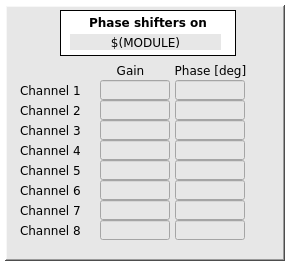
<?xml version="1.0" encoding="UTF-8"?>
<ui version="4.0">
 <class>MainWindow</class>
 <widget class="QMainWindow" name="MainWindow">
  <property name="geometry">
   <rect>
    <x>0</x>
    <y>0</y>
    <width>290</width>
    <height>265</height>
   </rect>
  </property>
  <property name="font">
   <font>
    <family>DejaVu Sans</family>
   </font>
  </property>
  <property name="windowTitle">
   <string>$(MODULE)</string>
  </property>
  <property name="styleSheet">
   <string notr="true">background-color: rgb(255, 255, 255);</string>
  </property>
  <property name="Title" stdset="0">
   <string>$(MODULE) input phase shifters</string>
  </property>
  <widget class="QWidget" name="centralwidget">
   <widget class="caFrame" name="caframe_6">
    <property name="geometry">
     <rect>
      <x>5</x>
      <y>5</y>
      <width>280</width>
      <height>256</height>
     </rect>
    </property>
    <property name="font">
     <font>
      <family>DejaVu Sans</family>
     </font>
    </property>
    <property name="styleSheet">
     <string notr="true">background-color: rgb(231, 231, 231);</string>
    </property>
    <property name="frameShape">
     <enum>QFrame::WinPanel</enum>
    </property>
    <property name="frameShadow">
     <enum>QFrame::Raised</enum>
    </property>
    <property name="lineWidth">
     <number>1</number>
    </property>
    <property name="midLineWidth">
     <number>1</number>
    </property>
    <property name="background">
     <color>
      <red>0</red>
      <green>0</green>
      <blue>0</blue>
     </color>
    </property>
    <property name="backgroundMode">
     <enum>caFrame::Filled</enum>
    </property>
    <widget class="QLabel" name="label_31">
     <property name="geometry">
      <rect>
       <x>55</x>
       <y>5</y>
       <width>176</width>
       <height>46</height>
      </rect>
     </property>
     <property name="font">
      <font>
       <family>DejaVu Sans</family>
       <weight>75</weight>
       <bold>true</bold>
      </font>
     </property>
     <property name="styleSheet">
      <string notr="true">background-color: rgb(255, 255, 255);</string>
     </property>
     <property name="frameShape">
      <enum>QFrame::Box</enum>
     </property>
     <property name="text">
      <string>Phase shifters on</string>
     </property>
     <property name="alignment">
      <set>Qt::AlignHCenter|Qt::AlignTop</set>
     </property>
    </widget>
    <widget class="caTextEntry" name="catextentry_28">
     <property name="geometry">
      <rect>
       <x>170</x>
       <y>215</y>
       <width>70</width>
       <height>20</height>
      </rect>
     </property>
     <property name="alignment">
      <set>Qt::AlignRight|Qt::AlignTrailing|Qt::AlignVCenter</set>
     </property>
     <property name="channel" stdset="0">
      <string notr="true">$(MODULE):ch8:phase</string>
     </property>
     <property name="background">
      <color>
       <red>255</red>
       <green>255</green>
       <blue>255</blue>
      </color>
     </property>
     <property name="colorMode">
      <enum>caLineEdit::Static</enum>
     </property>
     <property name="precision">
      <number>2</number>
     </property>
     <property name="precisionMode">
      <enum>caLineEdit::User</enum>
     </property>
    </widget>
    <widget class="QLabel" name="label_59">
     <property name="geometry">
      <rect>
       <x>95</x>
       <y>55</y>
       <width>61</width>
       <height>20</height>
      </rect>
     </property>
     <property name="font">
      <font>
       <family>DejaVu Sans</family>
       <pointsize>9</pointsize>
       <weight>50</weight>
       <bold>false</bold>
      </font>
     </property>
     <property name="text">
      <string>Gain</string>
     </property>
     <property name="alignment">
      <set>Qt::AlignCenter</set>
     </property>
    </widget>
    <widget class="caTextEntry" name="catextentry_25">
     <property name="geometry">
      <rect>
       <x>95</x>
       <y>195</y>
       <width>70</width>
       <height>20</height>
      </rect>
     </property>
     <property name="alignment">
      <set>Qt::AlignRight|Qt::AlignTrailing|Qt::AlignVCenter</set>
     </property>
     <property name="channel" stdset="0">
      <string notr="true">$(MODULE):ch7:amplitude</string>
     </property>
     <property name="background">
      <color>
       <red>255</red>
       <green>255</green>
       <blue>255</blue>
      </color>
     </property>
     <property name="colorMode">
      <enum>caLineEdit::Static</enum>
     </property>
     <property name="precision">
      <number>2</number>
     </property>
     <property name="precisionMode">
      <enum>caLineEdit::User</enum>
     </property>
    </widget>
    <widget class="caTextEntry" name="catextentry_20">
     <property name="geometry">
      <rect>
       <x>170</x>
       <y>115</y>
       <width>70</width>
       <height>20</height>
      </rect>
     </property>
     <property name="alignment">
      <set>Qt::AlignRight|Qt::AlignTrailing|Qt::AlignVCenter</set>
     </property>
     <property name="channel" stdset="0">
      <string notr="true">$(MODULE):ch3:phase</string>
     </property>
     <property name="background">
      <color>
       <red>255</red>
       <green>255</green>
       <blue>255</blue>
      </color>
     </property>
     <property name="colorMode">
      <enum>caLineEdit::Static</enum>
     </property>
     <property name="precision">
      <number>2</number>
     </property>
     <property name="precisionMode">
      <enum>caLineEdit::User</enum>
     </property>
    </widget>
    <widget class="QLabel" name="label_61">
     <property name="geometry">
      <rect>
       <x>15</x>
       <y>155</y>
       <width>80</width>
       <height>20</height>
      </rect>
     </property>
     <property name="font">
      <font>
       <family>DejaVu Sans</family>
       <pointsize>9</pointsize>
      </font>
     </property>
     <property name="text">
      <string>Channel 5</string>
     </property>
     <property name="alignment">
      <set>Qt::AlignLeading|Qt::AlignLeft|Qt::AlignVCenter</set>
     </property>
    </widget>
    <widget class="QLabel" name="label_60">
     <property name="geometry">
      <rect>
       <x>15</x>
       <y>75</y>
       <width>80</width>
       <height>20</height>
      </rect>
     </property>
     <property name="font">
      <font>
       <family>DejaVu Sans</family>
       <pointsize>9</pointsize>
      </font>
     </property>
     <property name="text">
      <string>Channel 1</string>
     </property>
     <property name="alignment">
      <set>Qt::AlignLeading|Qt::AlignLeft|Qt::AlignVCenter</set>
     </property>
    </widget>
    <widget class="QLabel" name="label_58">
     <property name="geometry">
      <rect>
       <x>15</x>
       <y>135</y>
       <width>80</width>
       <height>20</height>
      </rect>
     </property>
     <property name="font">
      <font>
       <family>DejaVu Sans</family>
       <pointsize>9</pointsize>
      </font>
     </property>
     <property name="text">
      <string>Channel 4</string>
     </property>
     <property name="alignment">
      <set>Qt::AlignLeading|Qt::AlignLeft|Qt::AlignVCenter</set>
     </property>
    </widget>
    <widget class="QLabel" name="label_56">
     <property name="geometry">
      <rect>
       <x>15</x>
       <y>195</y>
       <width>80</width>
       <height>20</height>
      </rect>
     </property>
     <property name="font">
      <font>
       <family>DejaVu Sans</family>
       <pointsize>9</pointsize>
      </font>
     </property>
     <property name="text">
      <string>Channel 7</string>
     </property>
     <property name="alignment">
      <set>Qt::AlignLeading|Qt::AlignLeft|Qt::AlignVCenter</set>
     </property>
    </widget>
    <widget class="QLabel" name="label_63">
     <property name="geometry">
      <rect>
       <x>165</x>
       <y>55</y>
       <width>81</width>
       <height>20</height>
      </rect>
     </property>
     <property name="font">
      <font>
       <family>DejaVu Sans</family>
       <pointsize>9</pointsize>
       <weight>50</weight>
       <bold>false</bold>
      </font>
     </property>
     <property name="text">
      <string>Phase [deg]</string>
     </property>
     <property name="alignment">
      <set>Qt::AlignCenter</set>
     </property>
    </widget>
    <widget class="caTextEntry" name="catextentry_13">
     <property name="geometry">
      <rect>
       <x>95</x>
       <y>75</y>
       <width>70</width>
       <height>20</height>
      </rect>
     </property>
     <property name="alignment">
      <set>Qt::AlignRight|Qt::AlignTrailing|Qt::AlignVCenter</set>
     </property>
     <property name="channel" stdset="0">
      <string notr="true">$(MODULE):ch1:amplitude</string>
     </property>
     <property name="background">
      <color>
       <red>255</red>
       <green>255</green>
       <blue>255</blue>
      </color>
     </property>
     <property name="colorMode">
      <enum>caLineEdit::Static</enum>
     </property>
     <property name="precision">
      <number>2</number>
     </property>
     <property name="precisionMode">
      <enum>caLineEdit::User</enum>
     </property>
    </widget>
    <widget class="caTextEntry" name="catextentry_26">
     <property name="geometry">
      <rect>
       <x>170</x>
       <y>195</y>
       <width>70</width>
       <height>20</height>
      </rect>
     </property>
     <property name="alignment">
      <set>Qt::AlignRight|Qt::AlignTrailing|Qt::AlignVCenter</set>
     </property>
     <property name="channel" stdset="0">
      <string notr="true">$(MODULE):ch7:phase</string>
     </property>
     <property name="background">
      <color>
       <red>255</red>
       <green>255</green>
       <blue>255</blue>
      </color>
     </property>
     <property name="colorMode">
      <enum>caLineEdit::Static</enum>
     </property>
     <property name="precision">
      <number>2</number>
     </property>
     <property name="precisionMode">
      <enum>caLineEdit::User</enum>
     </property>
    </widget>
    <widget class="QLabel" name="label_64">
     <property name="geometry">
      <rect>
       <x>15</x>
       <y>175</y>
       <width>80</width>
       <height>20</height>
      </rect>
     </property>
     <property name="font">
      <font>
       <family>DejaVu Sans</family>
       <pointsize>9</pointsize>
      </font>
     </property>
     <property name="text">
      <string>Channel 6</string>
     </property>
     <property name="alignment">
      <set>Qt::AlignLeading|Qt::AlignLeft|Qt::AlignVCenter</set>
     </property>
    </widget>
    <widget class="caTextEntry" name="catextentry_27">
     <property name="geometry">
      <rect>
       <x>95</x>
       <y>215</y>
       <width>70</width>
       <height>20</height>
      </rect>
     </property>
     <property name="alignment">
      <set>Qt::AlignRight|Qt::AlignTrailing|Qt::AlignVCenter</set>
     </property>
     <property name="channel" stdset="0">
      <string notr="true">$(MODULE):ch8:amplitude</string>
     </property>
     <property name="background">
      <color>
       <red>255</red>
       <green>255</green>
       <blue>255</blue>
      </color>
     </property>
     <property name="colorMode">
      <enum>caLineEdit::Static</enum>
     </property>
     <property name="precision">
      <number>2</number>
     </property>
     <property name="precisionMode">
      <enum>caLineEdit::User</enum>
     </property>
    </widget>
    <widget class="caTextEntry" name="catextentry_18">
     <property name="geometry">
      <rect>
       <x>170</x>
       <y>75</y>
       <width>70</width>
       <height>20</height>
      </rect>
     </property>
     <property name="alignment">
      <set>Qt::AlignRight|Qt::AlignTrailing|Qt::AlignVCenter</set>
     </property>
     <property name="channel" stdset="0">
      <string notr="true">$(MODULE):ch1:phase</string>
     </property>
     <property name="background">
      <color>
       <red>255</red>
       <green>255</green>
       <blue>255</blue>
      </color>
     </property>
     <property name="colorMode">
      <enum>caLineEdit::Static</enum>
     </property>
     <property name="precision">
      <number>2</number>
     </property>
     <property name="precisionMode">
      <enum>caLineEdit::User</enum>
     </property>
    </widget>
    <widget class="caTextEntry" name="catextentry_17">
     <property name="geometry">
      <rect>
       <x>95</x>
       <y>155</y>
       <width>70</width>
       <height>20</height>
      </rect>
     </property>
     <property name="alignment">
      <set>Qt::AlignRight|Qt::AlignTrailing|Qt::AlignVCenter</set>
     </property>
     <property name="channel" stdset="0">
      <string notr="true">$(MODULE):ch5:amplitude</string>
     </property>
     <property name="background">
      <color>
       <red>255</red>
       <green>255</green>
       <blue>255</blue>
      </color>
     </property>
     <property name="colorMode">
      <enum>caLineEdit::Static</enum>
     </property>
     <property name="precision">
      <number>2</number>
     </property>
     <property name="precisionMode">
      <enum>caLineEdit::User</enum>
     </property>
    </widget>
    <widget class="QLabel" name="label_54">
     <property name="geometry">
      <rect>
       <x>15</x>
       <y>95</y>
       <width>80</width>
       <height>20</height>
      </rect>
     </property>
     <property name="font">
      <font>
       <family>DejaVu Sans</family>
       <pointsize>9</pointsize>
      </font>
     </property>
     <property name="text">
      <string>Channel 2</string>
     </property>
     <property name="alignment">
      <set>Qt::AlignLeading|Qt::AlignLeft|Qt::AlignVCenter</set>
     </property>
    </widget>
    <widget class="caTextEntry" name="catextentry_14">
     <property name="geometry">
      <rect>
       <x>95</x>
       <y>95</y>
       <width>70</width>
       <height>20</height>
      </rect>
     </property>
     <property name="alignment">
      <set>Qt::AlignRight|Qt::AlignTrailing|Qt::AlignVCenter</set>
     </property>
     <property name="channel" stdset="0">
      <string notr="true">$(MODULE):ch2:amplitude</string>
     </property>
     <property name="background">
      <color>
       <red>255</red>
       <green>255</green>
       <blue>255</blue>
      </color>
     </property>
     <property name="colorMode">
      <enum>caLineEdit::Static</enum>
     </property>
     <property name="precision">
      <number>2</number>
     </property>
     <property name="precisionMode">
      <enum>caLineEdit::User</enum>
     </property>
    </widget>
    <widget class="caTextEntry" name="catextentry_16">
     <property name="geometry">
      <rect>
       <x>95</x>
       <y>135</y>
       <width>70</width>
       <height>20</height>
      </rect>
     </property>
     <property name="alignment">
      <set>Qt::AlignRight|Qt::AlignTrailing|Qt::AlignVCenter</set>
     </property>
     <property name="channel" stdset="0">
      <string notr="true">$(MODULE):ch4:amplitude</string>
     </property>
     <property name="background">
      <color>
       <red>255</red>
       <green>255</green>
       <blue>255</blue>
      </color>
     </property>
     <property name="colorMode">
      <enum>caLineEdit::Static</enum>
     </property>
     <property name="precision">
      <number>2</number>
     </property>
     <property name="precisionMode">
      <enum>caLineEdit::User</enum>
     </property>
    </widget>
    <widget class="caTextEntry" name="catextentry_22">
     <property name="geometry">
      <rect>
       <x>170</x>
       <y>155</y>
       <width>70</width>
       <height>20</height>
      </rect>
     </property>
     <property name="alignment">
      <set>Qt::AlignRight|Qt::AlignTrailing|Qt::AlignVCenter</set>
     </property>
     <property name="channel" stdset="0">
      <string notr="true">$(MODULE):ch5:phase</string>
     </property>
     <property name="background">
      <color>
       <red>255</red>
       <green>255</green>
       <blue>255</blue>
      </color>
     </property>
     <property name="colorMode">
      <enum>caLineEdit::Static</enum>
     </property>
     <property name="precision">
      <number>2</number>
     </property>
     <property name="precisionMode">
      <enum>caLineEdit::User</enum>
     </property>
    </widget>
    <widget class="caTextEntry" name="catextentry_23">
     <property name="geometry">
      <rect>
       <x>95</x>
       <y>175</y>
       <width>70</width>
       <height>20</height>
      </rect>
     </property>
     <property name="alignment">
      <set>Qt::AlignRight|Qt::AlignTrailing|Qt::AlignVCenter</set>
     </property>
     <property name="channel" stdset="0">
      <string notr="true">$(MODULE):ch6:amplitude</string>
     </property>
     <property name="background">
      <color>
       <red>255</red>
       <green>255</green>
       <blue>255</blue>
      </color>
     </property>
     <property name="colorMode">
      <enum>caLineEdit::Static</enum>
     </property>
     <property name="precision">
      <number>2</number>
     </property>
     <property name="precisionMode">
      <enum>caLineEdit::User</enum>
     </property>
    </widget>
    <widget class="QLabel" name="label_62">
     <property name="geometry">
      <rect>
       <x>15</x>
       <y>215</y>
       <width>80</width>
       <height>20</height>
      </rect>
     </property>
     <property name="font">
      <font>
       <family>DejaVu Sans</family>
       <pointsize>9</pointsize>
      </font>
     </property>
     <property name="text">
      <string>Channel 8</string>
     </property>
     <property name="alignment">
      <set>Qt::AlignLeading|Qt::AlignLeft|Qt::AlignVCenter</set>
     </property>
    </widget>
    <widget class="QLabel" name="label_57">
     <property name="geometry">
      <rect>
       <x>15</x>
       <y>115</y>
       <width>80</width>
       <height>20</height>
      </rect>
     </property>
     <property name="font">
      <font>
       <family>DejaVu Sans</family>
       <pointsize>9</pointsize>
      </font>
     </property>
     <property name="text">
      <string>Channel 3</string>
     </property>
     <property name="alignment">
      <set>Qt::AlignLeading|Qt::AlignLeft|Qt::AlignVCenter</set>
     </property>
    </widget>
    <widget class="caTextEntry" name="catextentry_21">
     <property name="geometry">
      <rect>
       <x>170</x>
       <y>135</y>
       <width>70</width>
       <height>20</height>
      </rect>
     </property>
     <property name="alignment">
      <set>Qt::AlignRight|Qt::AlignTrailing|Qt::AlignVCenter</set>
     </property>
     <property name="channel" stdset="0">
      <string notr="true">$(MODULE):ch4:phase</string>
     </property>
     <property name="background">
      <color>
       <red>255</red>
       <green>255</green>
       <blue>255</blue>
      </color>
     </property>
     <property name="colorMode">
      <enum>caLineEdit::Static</enum>
     </property>
     <property name="precision">
      <number>2</number>
     </property>
     <property name="precisionMode">
      <enum>caLineEdit::User</enum>
     </property>
    </widget>
    <widget class="caTextEntry" name="catextentry_15">
     <property name="geometry">
      <rect>
       <x>95</x>
       <y>115</y>
       <width>70</width>
       <height>20</height>
      </rect>
     </property>
     <property name="alignment">
      <set>Qt::AlignRight|Qt::AlignTrailing|Qt::AlignVCenter</set>
     </property>
     <property name="channel" stdset="0">
      <string notr="true">$(MODULE):ch3:amplitude</string>
     </property>
     <property name="background">
      <color>
       <red>255</red>
       <green>255</green>
       <blue>255</blue>
      </color>
     </property>
     <property name="colorMode">
      <enum>caLineEdit::Static</enum>
     </property>
     <property name="precision">
      <number>2</number>
     </property>
     <property name="precisionMode">
      <enum>caLineEdit::User</enum>
     </property>
    </widget>
    <widget class="caTextEntry" name="catextentry_19">
     <property name="geometry">
      <rect>
       <x>170</x>
       <y>95</y>
       <width>70</width>
       <height>20</height>
      </rect>
     </property>
     <property name="alignment">
      <set>Qt::AlignRight|Qt::AlignTrailing|Qt::AlignVCenter</set>
     </property>
     <property name="channel" stdset="0">
      <string notr="true">$(MODULE):ch2:phase</string>
     </property>
     <property name="background">
      <color>
       <red>255</red>
       <green>255</green>
       <blue>255</blue>
      </color>
     </property>
     <property name="colorMode">
      <enum>caLineEdit::Static</enum>
     </property>
     <property name="precision">
      <number>2</number>
     </property>
     <property name="precisionMode">
      <enum>caLineEdit::User</enum>
     </property>
    </widget>
    <widget class="caTextEntry" name="catextentry_24">
     <property name="geometry">
      <rect>
       <x>170</x>
       <y>175</y>
       <width>70</width>
       <height>20</height>
      </rect>
     </property>
     <property name="alignment">
      <set>Qt::AlignRight|Qt::AlignTrailing|Qt::AlignVCenter</set>
     </property>
     <property name="channel" stdset="0">
      <string notr="true">$(MODULE):ch6:phase</string>
     </property>
     <property name="background">
      <color>
       <red>255</red>
       <green>255</green>
       <blue>255</blue>
      </color>
     </property>
     <property name="colorMode">
      <enum>caLineEdit::Static</enum>
     </property>
     <property name="precision">
      <number>2</number>
     </property>
     <property name="precisionMode">
      <enum>caLineEdit::User</enum>
     </property>
    </widget>
    <widget class="caLabel" name="calabel">
     <property name="geometry">
      <rect>
       <x>65</x>
       <y>29</y>
       <width>151</width>
       <height>16</height>
      </rect>
     </property>
     <property name="font">
      <font>
       <family>DejaVu Sans</family>
       <pointsize>9</pointsize>
      </font>
     </property>
     <property name="text">
      <string>$(MODULE)</string>
     </property>
     <property name="alignment">
      <set>Qt::AlignCenter</set>
     </property>
     <property name="background">
      <color>
       <red>255</red>
       <green>255</green>
       <blue>255</blue>
      </color>
     </property>
    </widget>
   </widget>
  </widget>
 </widget>
 <customwidgets>
  <customwidget>
   <class>caTextEntry</class>
   <extends>caLineEdit</extends>
   <header>caTextEntry</header>
  </customwidget>
  <customwidget>
   <class>caFrame</class>
   <extends>QFrame</extends>
   <header>caFrame</header>
   <container>1</container>
  </customwidget>
  <customwidget>
   <class>caLabel</class>
   <extends>QLabel</extends>
   <header>caLabel</header>
  </customwidget>
  <customwidget>
   <class>caLineEdit</class>
   <extends>QLineEdit</extends>
   <header>caLineEdit</header>
  </customwidget>
 </customwidgets>
 <resources/>
 <connections/>
 <designerdata>
  <property name="gridDeltaX">
   <number>5</number>
  </property>
  <property name="gridDeltaY">
   <number>5</number>
  </property>
  <property name="gridSnapX">
   <bool>true</bool>
  </property>
  <property name="gridSnapY">
   <bool>true</bool>
  </property>
  <property name="gridVisible">
   <bool>true</bool>
  </property>
 </designerdata>
</ui>
